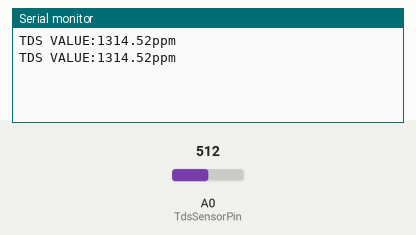
This sketch was run on a simulated ESP8266 (NodeMCU). Shown: the last lines printed to the serial monitor. The inputs (shaded band) are chosen by the test bench; at power-on: A0 (TdsSensorPin) = 512. WiFi joins after 1.5 s; servers stay silent unless stated.

Above: at 5.0 s.
5.1 s: A0 (TdsSensorPin) set to 716
At 5.8 s:
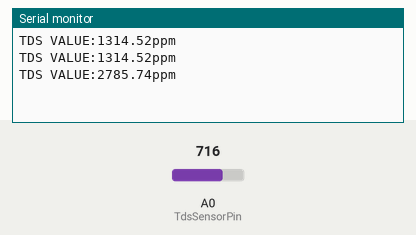
6.6 s: A0 (TdsSensorPin) set to 900
At 7.2 s:
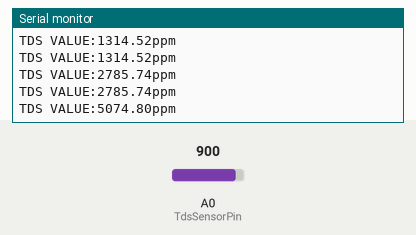
Timing chart, 0 to 9.6 s (numbered marks = the images above; inputs shaded):
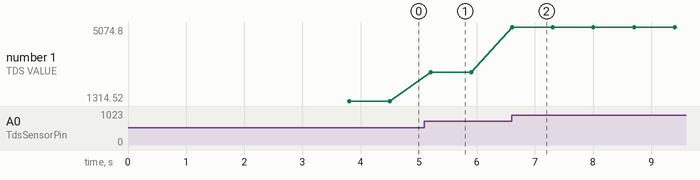

Measured:
- after the input at 5.1 s, the serial monitor: prints a new line after 0.11 s (image 1)
- after the input at 6.6 s, the serial monitor: prints a new line at once (image 2)
- plotted number 1: 1314.52 → 2785.74 after the input at 5.1 s, 2785.74 → 5074.8 after the input at 6.6 s

The sketch:

nodemcuwater.ino
```cpp
#include "GravityTDS.h"
//#include <OneWire.h>
//#include <DallasTemperature.h>
#include <ESP8266WiFi.h>
#include <BlynkSimpleEsp8266.h>

char auth[] = "AGR6OUin_Hnk7ScS-XR2GTEiU_O_e5n_";       // You should get Auth Token in the Blynk App.
char ssid[] = "R";                       // Your WiFi credentials.
char pass[] = "12345678";


//#define ONE_WIRE_BUS 4
//OneWire oneWire(ONE_WIRE_BUS);
//DallasTemperature sensors(&oneWire);

// float Celcius=0;
// float Fahrenheit=0;
// float waterTemp = 400;

String str;


float ntu;
float aref = 3.3;
#define TdsSensorPin A0
float temperature = 25,tdsValue = 0;
GravityTDS gravityTds;

void setup()
{

  Serial.begin(115200);
  Blynk.begin(auth, ssid, pass);
//  sensors.begin();
  gravityTds.setPin(TdsSensorPin);
  gravityTds.setAref(5.0);  //reference voltage on ADC, default 5.0V on Arduino UNO
  gravityTds.setAdcRange(1024);  //1024 for 10bit ADC;4096 for 12bit ADC
  gravityTds.begin();  //initialization
  delay(2000);

}

void loop()
{
    Blynk.run();
//    sensors.requestTemperatures();
//    Celcius=sensors.getTempCByIndex(0);
//    Fahrenheit=sensors.toFahrenheit(Celcius);
//    waterTemp  = waterTemp*0.0625;
//    float rawEc = analogRead(TdsSensorPin) * aref / 1024.0; // read the analog value more stable by the median filtering algorithm, and convert to voltage value
//    float temperatureCoefficient = 1.0 + 0.02 * (waterTemp - 25.0);
//
//    ec = (rawEc / temperatureCoefficient) *ecCalibration*1000; // temperature and calibration compensation

    gravityTds.setTemperature(temperature);  // set the temperature and execute temperature compensation
    gravityTds.update();  //sample and calculate
    tdsValue = gravityTds.getTdsValue();  // then get the value


    Serial.print("TDS VALUE:");
    Serial.print(tdsValue);
    Serial.println("ppm");
//    Serial.print("Electrical Conductivity:");
//    Serial.print(ec);
//    Serial.println("μS/cm");
//
//
//   Serial.println("Water Temperature ");
//   Serial.print("In celcius : ");
//   Serial.print(Celcius);
//   Serial.println("°C");
//   Serial.print("In Farenheit : ");
//   Serial.print(Fahrenheit);
//   Serial.println("°F");
//   Serial.println();

   Blynk.virtualWrite(V1,tdsValue);
//   Blynk.virtualWrite(V2,ec);
//   Blynk.virtualWrite(V3,Celcius);

    delay(700);
}
```
